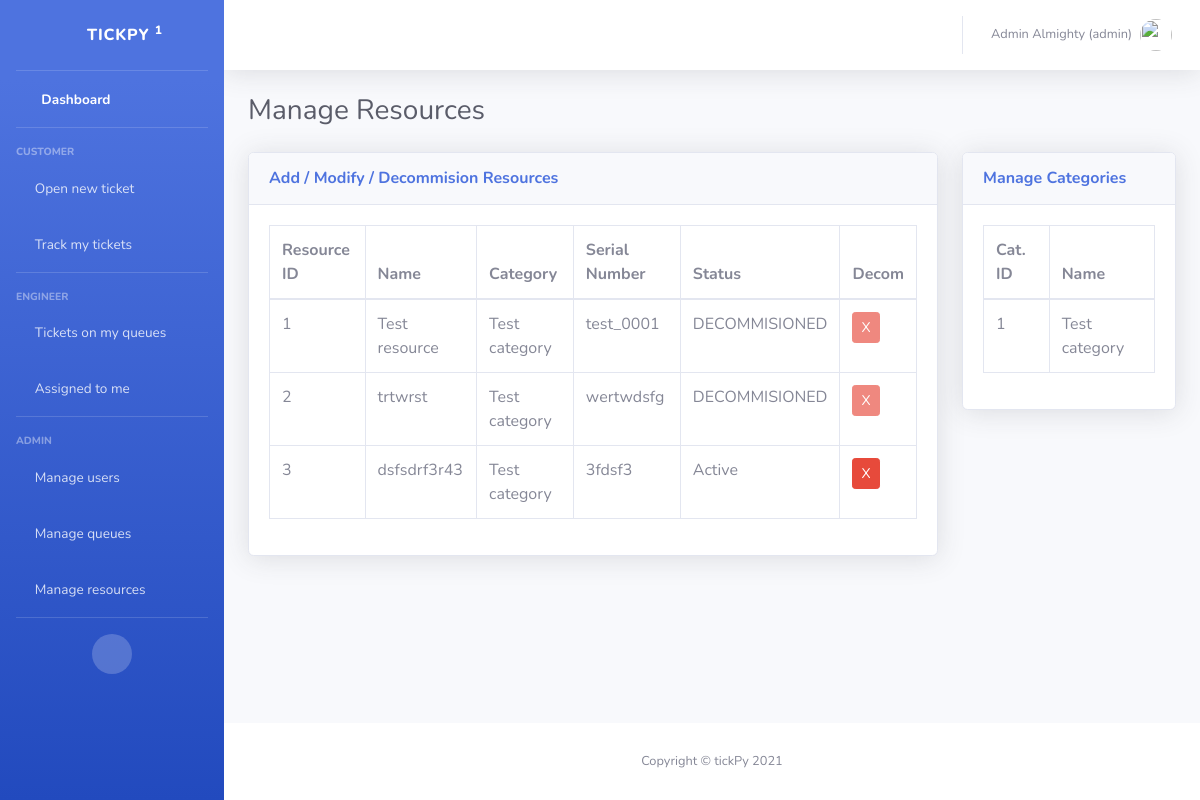
Before: /manage_resources/ (signed in) with the older database file.
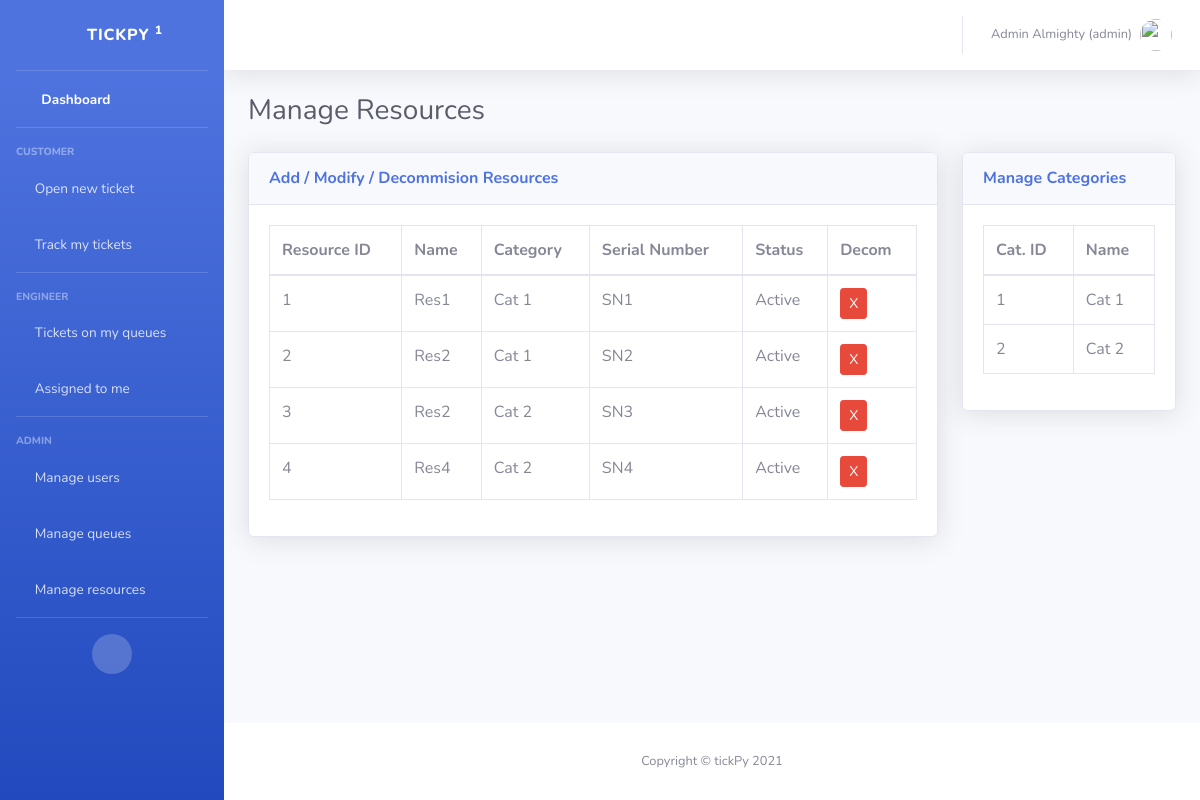
After: the same page with the newer database file.
### tick_app/models.py (models this page shows, shortened)
class Resource(models.Model):
    name = models.CharField(max_length=200, null=True)
    serial_no = models.CharField(max_length=200, null=True)
    status = models.CharField(max_length=200, default='Active')
    category = models.ForeignKey(Category, null=True, on_delete=models.SET_NULL)

class Category(models.Model):
    name = models.CharField(max_length=200, null=True)
    def __str__(self):
        return self.name

### tick_app/decorators.py (the view)
        def wrapper_func(request, *args, **kwargs):
            group = None
            if request.user.groups.exists():
                group = request.user.groups.all()[0].name
            if group in allowed_roles:
                return view_func(request, *args, **kwargs)
            else:
                return HttpResponse('You are not authorized to view this page')

### tick_app/forms.py
class CategoryForm(forms.ModelForm):
    class Meta:
        model = Category
        fields = "__all__"
        widgets = {
            'name': forms.TextInput(attrs={'class': 'form-control', 'placeholder': 'Category Name'})
        }

class ResourceForm(forms.ModelForm):
    class Meta:
        model = Resource
        fields = "__all__"
        widgets = {
            'name': forms.TextInput(attrs={'class': 'form-control', 'placeholder': 'Resource Name'}),
            'serial_no': forms.TextInput(attrs={'class': 'form-control', 'placeholder': 'Serial Number'}),
            'status': forms.TextInput(attrs={'class': 'form-control', 'value': 'Active', 'hidden': True}),
            'category': forms.Select(attrs={'class': 'form-control'})
        }

### tick_app/templates/tick_app/admin_manage_resources.html (shortened to what the changed rows need)
{% extends 'tick_app/main.html' %}
{% load static %}
{% block content %}
<body id="page-top">
<div id="wrapper">
    <div id="content-wrapper" class="d-flex flex-column">
        <div id="content">
            <div class="container-fluid">
                <div class="d-sm-flex align-items-center justify-content-between mb-4">
                    <h1 class="h3 mb-0 text-gray-800">Manage Resources</h1>
                </div>
                <div class="row">
                    <div class="col-9">
                        <div class="card shadow mb-4">
                            <div class="card-body">
                                <div class="table-responsive">
                                    <table class="table table-bordered" id="dataTable2" width="100%" cellspacing="0">
                                        <thead>
                                        <tr>
                                            <th>Resource ID</th>
                                            <th>Name</th>
                                            <th>Category</th>
                                            <th>Serial Number</th>
                                            <th>Status</th>
                                            <th>Decom</th>
                                        </tr>
                                        </thead>
                                        <tbody>
                                        {% for resource in resources %}
                                        <tr>
                                            <td>{{ resource.id }}</td>
                                            <td>{{ resource.name }}</td>
                                            <td>{{ resource.category.name }}</td>
                                            <td>{{ resource.serial_no }}</td>
                                            <td>{{ resource.status }}</td>
                                            <td>
                                                <form action="{% url 'admin_decom_resource' resource.id %}" method="GET">
                                                    {% if resource.status == "DECOMMISIONED" %}
                                                        <input type="submit" value="X" class="btn btn-sm btn-danger" disabled>
                                                    {% else %}
                                                        <input type="submit" value="X" class="btn btn-sm btn-danger">
                                                    {% endif %}
                                                </form>
                                            </td>
                                        </tr>
                                        {% endfor %}
                                        </tbody>
                                    </table>
                                </div>
                            </div>
                        </div>
                    </div>
                    <div class="col-3">
                        <div class="card shadow mb-2">
                            <div class="card-body">
                                <div class="table-responsive">
                                    <table class="table table-bordered" id="dataTable" width="100%" cellspacing="0">
                                        <thead>
                                        <tr>
                                            <th>Cat. ID</th>
                                            <th>Name</th>
                                        </tr>
                                        </thead>
                                        <tbody>
                                        {% for category in categories %}
                                        <tr>
                                            <td>
                                                {{ category.id }}
                                            </td>
                                            <td>
                                                {{ category.name }}
                                            </td>
                                        </tr>
                                        {% endfor %}
                                        </tbody>
                                    </table>
                                </div>
                            </div>
                        </div>
                    </div>
                </div>
            </div>
        </div>
    </div>
</div>
    {% endblock %}

Changed rows visible on the page:
changed Resource id 1: name "Test resource" → "Res1"; category.name "Test category" → "Cat 1"; serial_no "test_0001" → "SN1"; status "DECOMMISIONED" → "Active"
changed Resource id 2: name "trtwrst" → "Res2"; category.name "Test category" → "Cat 1"; serial_no "wertwdsfg" → "SN2"; status "DECOMMISIONED" → "Active"
changed Resource id 3: name "dsfsdrf3r43" → "Res2"; category.name "Test category" → "Cat 2"; serial_no "3fdsf3" → "SN3"
added Resource: id "4", name "Res4", category.name "Cat 2", serial_no "SN4", status "Active"
changed Category id 1: name "Test category" → "Cat 1"
added Category: id "2", name "Cat 2"
